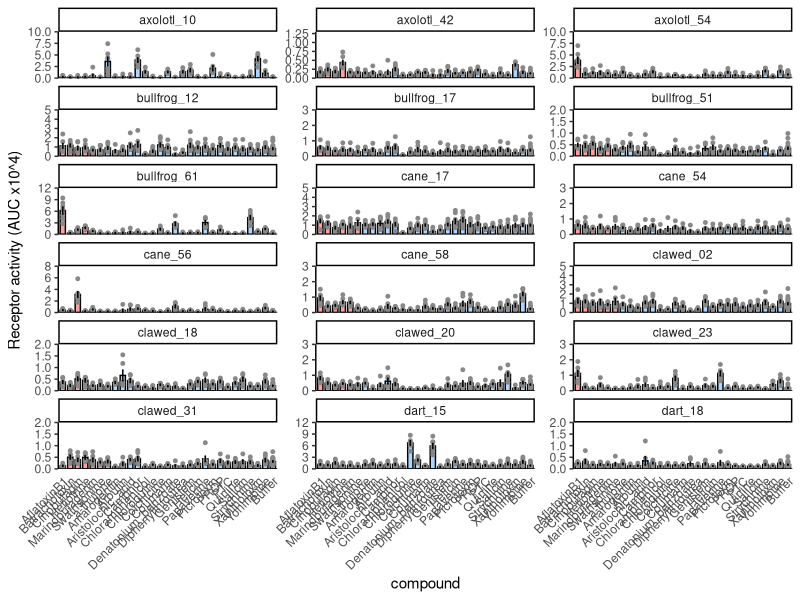

Write R code to recreate this figure.
#Activate libraries
library(tidyverse)

#Read dataset
data_sc <- readr::read_csv("data_BitterAssay_ver240513.csv")

name_convert <- c("Axo_1" = "axolotl_54", "Axo_2" = "axolotl_10", "Axo_3" = "axolotl_42",
                  "Bul_1" = "bullfrog_51", "Bul_2" = "bullfrog_12", "Bul_3" = "bullfrog_17",
                  "Bul_4" = "bullfrog_61", "Can_1" = "cane_58", "Can_2" = "cane_17",
                  "Can_3" = "cane_56", "Can_4" = "cane_54", "Ter_1" = "dart_18",
                  "Ter_3" = "dart_15", "Xen_1" = "clawed_31", "Xen_2" = "clawed_20",
                  "Xen_3" = "clawed_02", "Xen_5" = "clawed_18", "Xen_6" = "clawed_23")
data_sc$gene <-  stringr::str_replace_all(data_sc$gene, name_convert)

#lists of ligands and genes
ligand_list <- unique(data_sc$compound)
order_compound <- c("AflatoxinB1", "Batrachotoxin", "Cinobufagin", "Heliotrine", "Marinobufagenin", 
                    "Swainsonine", "a-thujone", "Amarogentin", "Arbutin", "Aristolochic_acid", 
                    "Camphor", "Chloramphenicol", "Chloroquine", "Colchicine", "Coumarin", 
                    "Denatonium_benzoate", "Diphenylthiourea", "Genistein", "Helicin", "Papaverine", 
                    "Picrotoxin", "PROP", "PTC", "Quinine", "Salicin", 
                    "Strychnine", "Xanthotoxin", "Yohimbine", "Buffer")

gene_list <- unique(data_sc$gene) %>%
  sort()

#Set minimum and maximum values for y axis 
plot_limit_y <- tibble(
  well = "empty",
  compound = "Buffer",
  concentration = rep(0, length(gene_list)),
  gene = gene_list,
  group = "empty",
  AUC = c(10e+4, 1.3e+4, 10e+4, 
          5e+4, 3e+4, 2e+4, 12e+4, 
          5e+4, 3e+4, 8e+4, 3e+4, 
          5e+4, 2e+4, 3e+4, 3e+4, 2e+4, 
          12e+4, 2e+4),
  file = "empty"
  )

#Merge dataset with limits for y axis
data_sc_plot <- bind_rows(
  mutate(data_sc, alpha = 1),
  mutate(plot_limit_y, alpha = 0)
  ) %>%
  transform(., compound = factor(compound, levels = order_compound)) %>%
  mutate(., AUCx4 = AUC/10000)

#Plot barplots
bar_screening <- ggplot(data_sc_plot[data_sc_plot$alpha == "1",], aes(x = compound, y = AUCx4, fill = compound)) +
    stat_summary(fun = mean, geom = "bar", alpha = 0.8, colour = "black", width = 0.7) +
    geom_point(size = 1, fill = "#888888", colour = "#888888", shape = 21) +
    stat_summary(fun.data = mean_se, geom = "errorbar", colour = "black", width = 0.2) +
    geom_point(data = data_sc_plot[data_sc_plot$alpha == "0",], size = 1.2, fill = "black", colour = "black", shape = 21, alpha = 0) +
    geom_hline(yintercept = 0) +
    scale_y_continuous(expand = c(0,0), limits = c(0, NA)) +
    scale_fill_manual(values = c(rep("#ff8888", 6), rep("#99ccff", 22), "#ffffff")) +
    ylab("Receptor activity (AUC x10^4)") +
    theme_classic() +
    facet_wrap(facets = "gene", ncol = 3, scales = "free_y") +
    theme(axis.text.x = element_text(angle = 45, hjust = 1, vjust = 1),
          axis.line.x = element_blank(), axis.ticks.x = element_blank(),
          legend.position = "none")

plot(bar_screening)